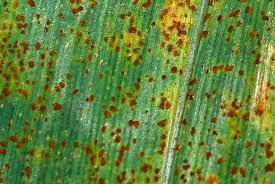
#> input picture test_images/corn_rust1.jpg, 275 x 184 px
$ python main.py -p ../test_images/corn_rust1.jpg
#> lines starting #> are read from the running program, lines starting #| are printed output that depends on the picture
### main_project/helpers.py
import cv2
import numpy as np
import matplotlib.pyplot as plt

#function to load images
def load_image(path:str) -> np.ndarray:
    '''
    Loads image and automatically converts into rgb from bgr
    Inputs:
    path => string path from where to load the image
    Returns:
    image => numpy.ndarray representation of the image
    '''
#> called with path = '../test_images/corn_rust1.jpg'
    return cv2.cvtColor(cv2.imread(path), cv2.COLOR_BGR2RGB)


#smoothen image
def smoothen_image(image:np.ndarray) -> np.ndarray:
    '''
    Performs gaussian blur on the input image.
    Inputs:
    image => numpy.nd array representation of the image
    returns:
    resultant image after gaussian blur
    '''
    return cv2.GaussianBlur(image, (5,5), 1)
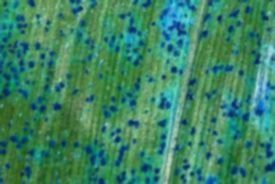
#> returned value: shape (184, 275, 3); mean of channels 0, 1, 2 101.1, 132.5, 59.9; drawn as B, G, R

#contrats stretching
# [72 lines left out: functions stretch_contrast, use_mask, extract_channel, not called in this run]

### main_project/main.py
import cv2
import numpy as np
import matplotlib.pyplot as plt
from helpers import load_image, smoothen_image, use_mask
import detection.mildew as mld
import detection.rust as rst
import sys
import argparse

#main function
def main(path, leaf_type):

    #load image
    image = load_image(path)
    #perform gaussian smoothing
    smooth = smoothen_image(image)

#> (the run stopped early here; a loop or call above may not have finished)

$ run again, on test_images/rust2.jpg
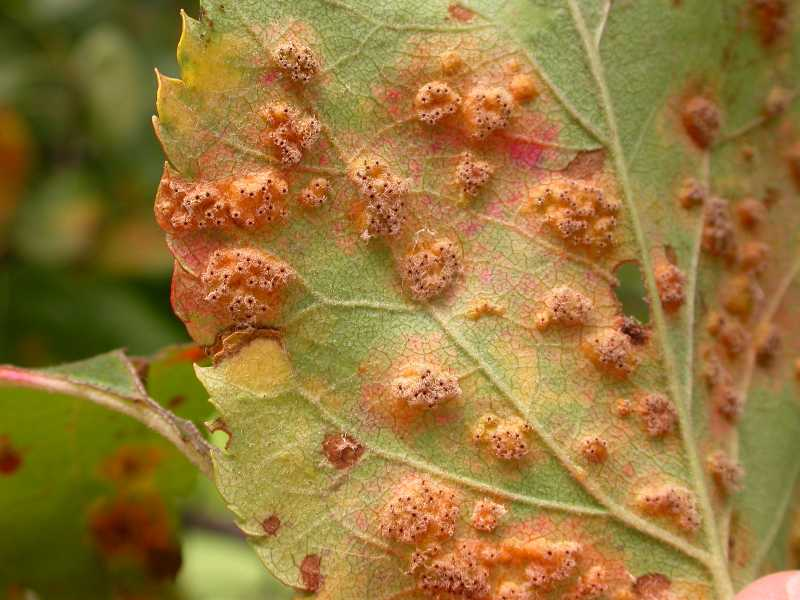
#> input picture test_images/rust2.jpg, 800 x 600 px
#> in smoothen_image, `return cv2.GaussianBlur(image, (5,5), 1)`:
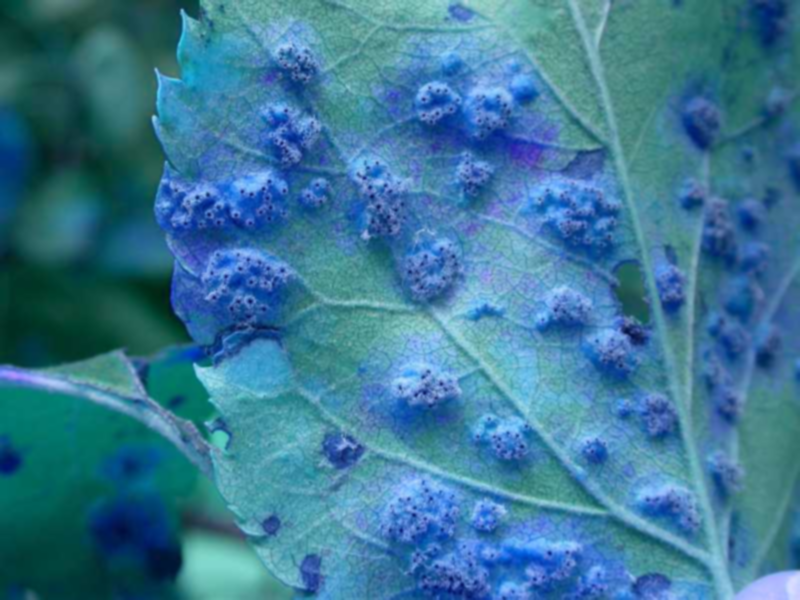
#> returned value: shape (600, 800, 3); mean of channels 0, 1, 2 150.7, 119.8, 58; drawn as B, G, R

$ run again, on test_images/spot.jpg
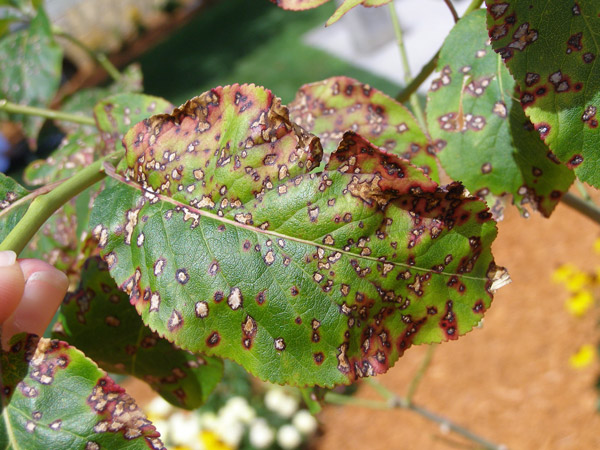
#> input picture test_images/spot.jpg, 600 x 450 px
#> in smoothen_image, `return cv2.GaussianBlur(image, (5,5), 1)`:
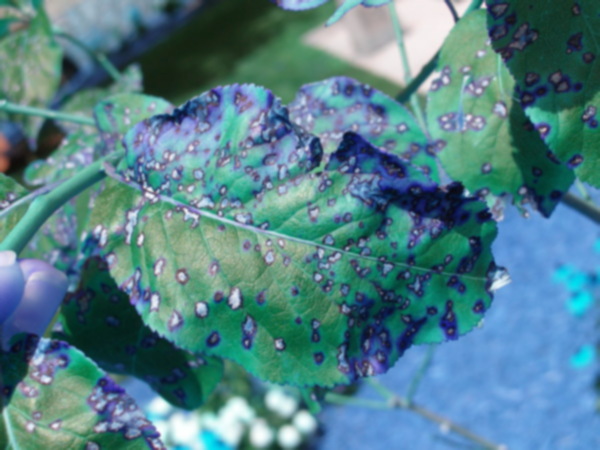
#> returned value: shape (450, 600, 3); mean of channels 0, 1, 2 137.2, 128.3, 82.9; drawn as B, G, R
